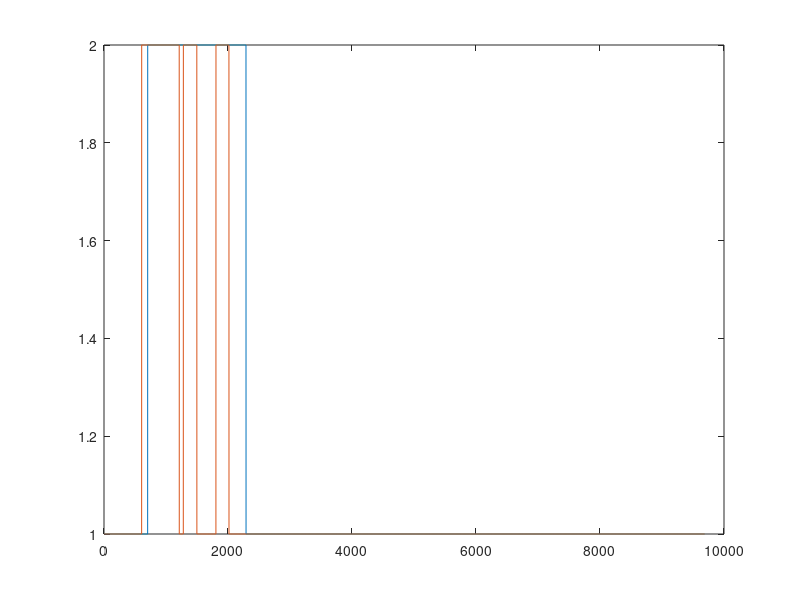

This figure's MATLAB source:
fs = fopen('./hmr195_CpG/AF017128_CpG.dat','r');

c = str2num(fgetl(fs));
cgi = str2num(fgetl(fs));
cgi = cgi + ones(1,length(cgi));

fclose(fs);

TR = [0.9997    0.0003;0.0029    0.9971];
EMIS = [0.2690    0.2443    0.2315    0.2553;0.1963    0.3240    0.2002    0.2795];

cgi_e = hmmviterbi(c,TR,EMIS);

plot(cgi_e);hold;plot(cgi);